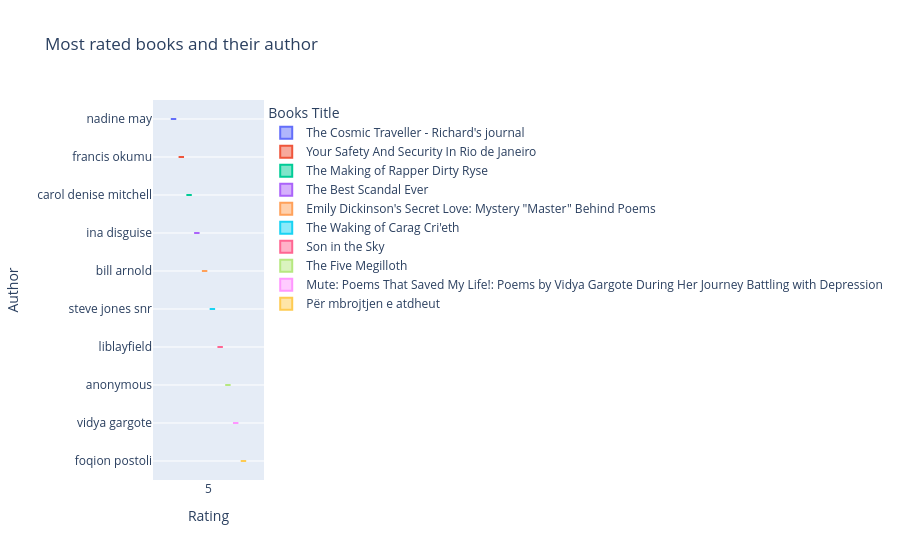

Source (notebook cell):
### Code cell
fig  = px.box(
    most_rating,
    x="rating",
    y="author_alone",
    color = "title",
    orientation = "v",
    title = "Most rated books and their author",
    labels = {"author_alone" : "Author", "title" : "Books Title" , "rating" : "Rating"}
)

fig.update_layout(
    yaxis=dict(autorange="reversed")
)
fig.show()

### Figure 1 — Plotly figure (JSON) as saved in the notebook; plotly's stock layout.template omitted (floating-point values rounded to 4 significant figures)
{"data": [{"alignmentgroup": "True", "hovertemplate": "Books Title=The Cosmic Traveller - Richard's journal<br>Rating=%{x}<br>Author=%{y}<extra></extra>", "legendgroup": "The Cosmic Traveller - Richard's journal", "marker": {"color": "#636efa"}, "name": "The Cosmic Traveller - Richard's journal", "notched": false, "offsetgroup": "The Cosmic Traveller - Richard's journal", "orientation": "v", "showlegend": true, "type": "box", "x": [5.0], "x0": " ", "xaxis": "x", "y": ["nadine may"], "y0": " ", "yaxis": "y"}, {"alignmentgroup": "True", "hovertemplate": "Books Title=Your Safety And Security In Rio de Janeiro<br>Rating=%{x}<br>Author=%{y}<extra></extra>", "legendgroup": "Your Safety And Security In Rio de Janeiro", "marker": {"color": "#EF553B"}, "name": "Your Safety And Security In Rio de Janeiro", "notched": false, "offsetgroup": "Your Safety And Security In Rio de Janeiro", "orientation": "v", "showlegend": true, "type": "box", "x": [5.0], "x0": " ", "xaxis": "x", "y": ["francis okumu"], "y0": " ", "yaxis": "y"}, {"alignmentgroup": "True", "hovertemplate": "Books Title=The Making of Rapper Dirty Ryse<br>Rating=%{x}<br>Author=%{y}<extra></extra>", "legendgroup": "The Making of Rapper Dirty Ryse", "marker": {"color": "#00cc96"}, "name": "The Making of Rapper Dirty Ryse", "notched": false, "offsetgroup": "The Making of Rapper Dirty Ryse", "orientation": "v", "showlegend": true, "type": "box", "x": [5.0], "x0": " ", "xaxis": "x", "y": ["carol denise mitchell"], "y0": " ", "yaxis": "y"}, {"alignmentgroup": "True", "hovertemplate": "Books Title=The Best Scandal Ever<br>Rating=%{x}<br>Author=%{y}<extra></extra>", "legendgroup": "The Best Scandal Ever", "marker": {"color": "#ab63fa"}, "name": "The Best Scandal Ever", "notched": false, "offsetgroup": "The Best Scandal Ever", "orientation": "v", "showlegend": true, "type": "box", "x": [5.0], "x0": " ", "xaxis": "x", "y": ["ina disguise"], "y0": " ", "yaxis": "y"}, {"alignmentgroup": "True", "hovertemplate": "Books Title=Emily Dickinson's Secret Love: Mystery \"Master\" Behind Poems<br>Rating=%{x}<br>Author=%{y}<extra></extra>", "legendgroup": "Emily Dickinson's Secret Love: Mystery \"Master\" Behind Poems", "marker": {"color": "#FFA15A"}, "name": "Emily Dickinson's Secret Love: Mystery \"Master\" Behind Poems", "notched": false, "offsetgroup": "Emily Dickinson's Secret Love: Mystery \"Master\" Behind Poems", "orientation": "v", "showlegend": true, "type": "box", "x": [5.0], "x0": " ", "xaxis": "x", "y": ["bill arnold"], "y0": " ", "yaxis": "y"}, {"alignmentgroup": "True", "hovertemplate": "Books Title=The Waking of Carag Cri'eth<br>Rating=%{x}<br>Author=%{y}<extra></extra>", "legendgroup": "The Waking of Carag Cri'eth", "marker": {"color": "#19d3f3"}, "name": "The Waking of Carag Cri'eth", "notched": false, "offsetgroup": "The Waking of Carag Cri'eth", "orientation": "v", "showlegend": true, "type": "box", "x": [5.0], "x0": " ", "xaxis": "x", "y": ["steve jones snr"], "y0": " ", "yaxis": "y"}, {"alignmentgroup": "True", "hovertemplate": "Books Title=Son in the Sky<br>Rating=%{x}<br>Author=%{y}<extra></extra>", "legendgroup": "Son in the Sky", "marker": {"color": "#FF6692"}, "name": "Son in the Sky", "notched": false, "offsetgroup": "Son in the Sky", "orientation": "v", "showlegend": true, "type": "box", "x": [5.0], "x0": " ", "xaxis": "x", "y": ["liblayfield"], "y0": " ", "yaxis": "y"}, {"alignmentgroup": "True", "hovertemplate": "Books Title=The Five Megilloth<br>Rating=%{x}<br>Author=%{y}<extra></extra>", "legendgroup": "The Five Megilloth", "marker": {"color": "#B6E880"}, "name": "The Five Megilloth", "notched": false, "offsetgroup": "The Five Megilloth", "orientation": "v", "showlegend": true, "type": "box", "x": [5.0], "x0": " ", "xaxis": "x", "y": ["anonymous"], "y0": " ", "yaxis": "y"}, {"alignmentgroup": "True", "hovertemplate": "Books Title=Mute: Poems That Saved My Life!: Poems by Vidya Gargote During Her Journey Battling with Depression<br>Rating=%{x}<br>Author=%{y}<extra></extra>", "legendgroup": "Mute: Poems That Saved My Life!: Poems by Vidya Gargote During Her Journey Battling with Depression", "marker": {"color": "#FF97FF"}, "name": "Mute: Poems That Saved My Life!: Poems by Vidya Gargote During Her Journey Battling with Depression", "notched": false, "offsetgroup": "Mute: Poems That Saved My Life!: Poems by Vidya Gargote During Her Journey Battling with Depression", "orientation": "v", "showlegend": true, "type": "box", "x": [5.0], "x0": " ", "xaxis": "x", "y": ["vidya gargote"], "y0": " ", "yaxis": "y"}, {"alignmentgroup": "True", "hovertemplate": "Books Title=Për mbrojtjen e atdheut<br>Rating=%{x}<br>Author=%{y}<extra></extra>", "legendgroup": "Për mbrojtjen e atdheut", "marker": {"color": "#FECB52"}, "name": "Për mbrojtjen e atdheut", "notched": false, "offsetgroup": "Për mbrojtjen e atdheut", "orientation": "v", "showlegend": true, "type": "box", "x": [5.0], "x0": " ", "xaxis": "x", "y": ["foqion postoli"], "y0": " ", "yaxis": "y"}], "layout": {"boxmode": "group", "legend": {"title": {"text": "Books Title"}, "tracegroupgap": 0}, "title": {"text": "Most rated books and their author"}, "xaxis": {"anchor": "y", "domain": [0, 1], "title": {"text": "Rating"}}, "yaxis": {"anchor": "x", "autorange": "reversed", "domain": [0, 1], "title": {"text": "Author"}}}}
